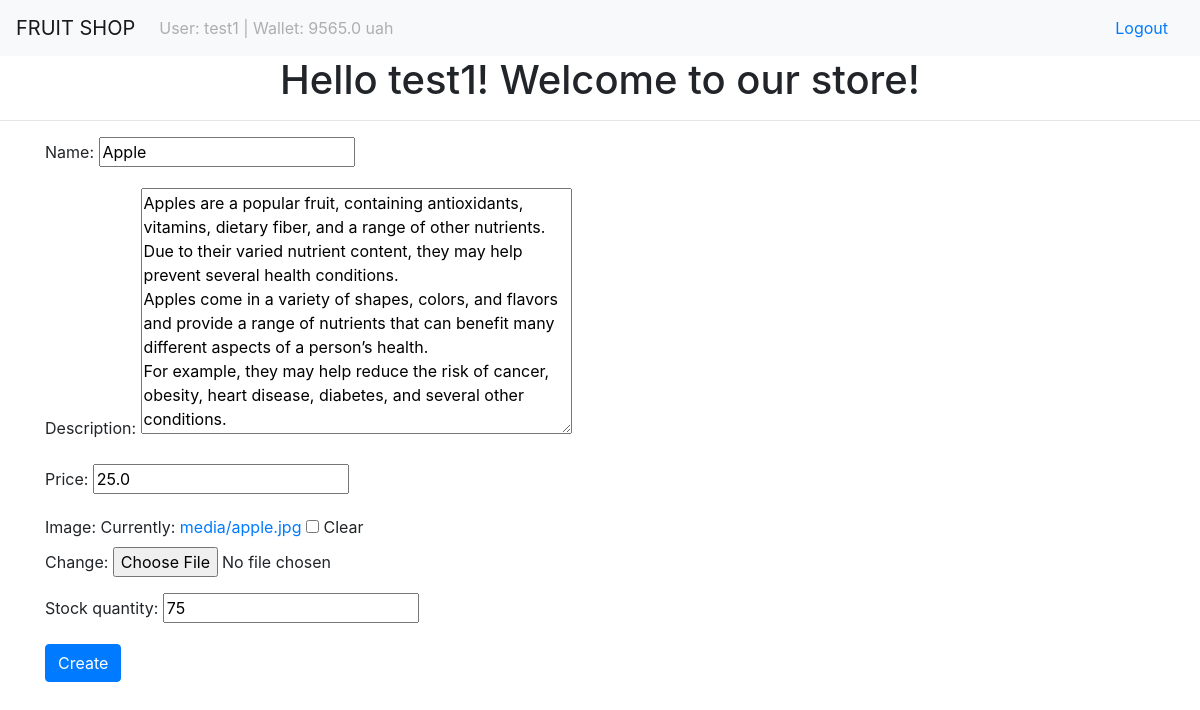
Screenshot of /products/edit/1 (signed in) with the database file from the repository.
### users/models.py (models this page shows)
class User(AbstractUser):
    wallet = models.FloatField(default=10000.00)

### products/models.py (models this page shows, shortened)
class Product(models.Model):
    name = models.CharField(max_length=100)
    description = models.TextField(blank=True, null=True)
    price = models.FloatField(blank=True, null=True)
    image = models.ImageField(upload_to='media/', blank=True, null=True)
    stock_quantity = models.PositiveIntegerField(blank=True, null=True)

### products/views.py (the view)
# urls.py: path('products/edit/<int:pk>', views.EditProductView.as_view(), name='edit_product'),
class EditProductView(UpdateView):
    model = product_models.Product
    form_class = forms.EditProductForm
    success_url = reverse_lazy('product_list_page')

### products/forms.py
class EditProductForm(forms.ModelForm):
    class Meta:
        model = models.Product
        fields = ('name', 'description', 'price', 'image', 'stock_quantity')

### products/context_processors.py (called while the page is built)
def available_refunds(request):
    available_refunds_count = None
    if request.user.is_superuser:
        available_refunds_count = models.Refund.objects.all().count()
    return {'AVAILABLE_REFUNDS': available_refunds_count}

### products/templates/products/product_form.html (shortened to what this page needs)
{% extends 'products/base.html' %}
{% block content %}
    <form class="container" action="" method="post" enctype="multipart/form-data">
        {{ form.as_p }}
        <button class="btn btn-primary">Create</button>
    </form>
{% endblock %}

### products/templates/products/base.html (shortened to what this page needs)
<!DOCTYPE html>
<html lang="en">
<head>
    <link rel="stylesheet" href="https://stackpath.bootstrapcdn.com/bootstrap/4.5.0/css/bootstrap.min.css"
>
</head>
<body>
<nav class="navbar navbar-expand-lg navbar-light bg-light">
    <a class="navbar-brand" href="{% url 'product_list_page' %}">FRUIT SHOP</a>
    <div class="collapse navbar-collapse" id="navbarSupportedContent">
        <ul class="navbar-nav mr-auto">
            <li class="nav-item">
                <a class="nav-link disabled" href="#" tabindex="-1" aria-disabled="true">
                    {% if user.is_authenticated and not user.is_staff %}
                    User: {{ user.username }} |
                    Wallet: {{ user.wallet }} uah
                    {% else %}
                    User: {{ user.username }} |
                    Available Refunds: {{ AVAILABLE_REFUNDS }}</a>
                    {% endif %}
                </a>
            </li>
        </ul>
        {% if user.is_authenticated %}
        <a class="nav-link" href="{% url 'logout' %}">Logout</a>
        {% else %}
        <a class="nav-link" href="{% url 'login' %}">Login</a>
        <a class="nav-link" href="{% url 'register' %}">Register</a>
        {% endif %}
    </div>
</nav>
<center>
    {% if user.is_authenticated %}
    <h1>Hello {{user.username}}! Welcome to our store!</h1><hr>
    {% else %}
    <h1>Hello! Welcome to our store!</h1><hr>
    {% endif %}
</center>
{% block content%}
{% endblock%}
</body>
</html>

### rows the page displays
User: username "test1", wallet "9565.0"
Product: name "Apple", description "Apples are a popular fruit, containing antioxidants, vitamins, dietary fiber, and a range of other nutrients. Due to their varied nutrient content, they may help prevent several health conditions. Apples come in a variety of shapes, colors, and flavors and provide a range of nutrients that can benefit many different aspects of a person’s health. For example, they may help reduce the risk of cancer, obesity, heart disease, diabetes, and several other conditions.", price "25.0", stock_quantity "75"
